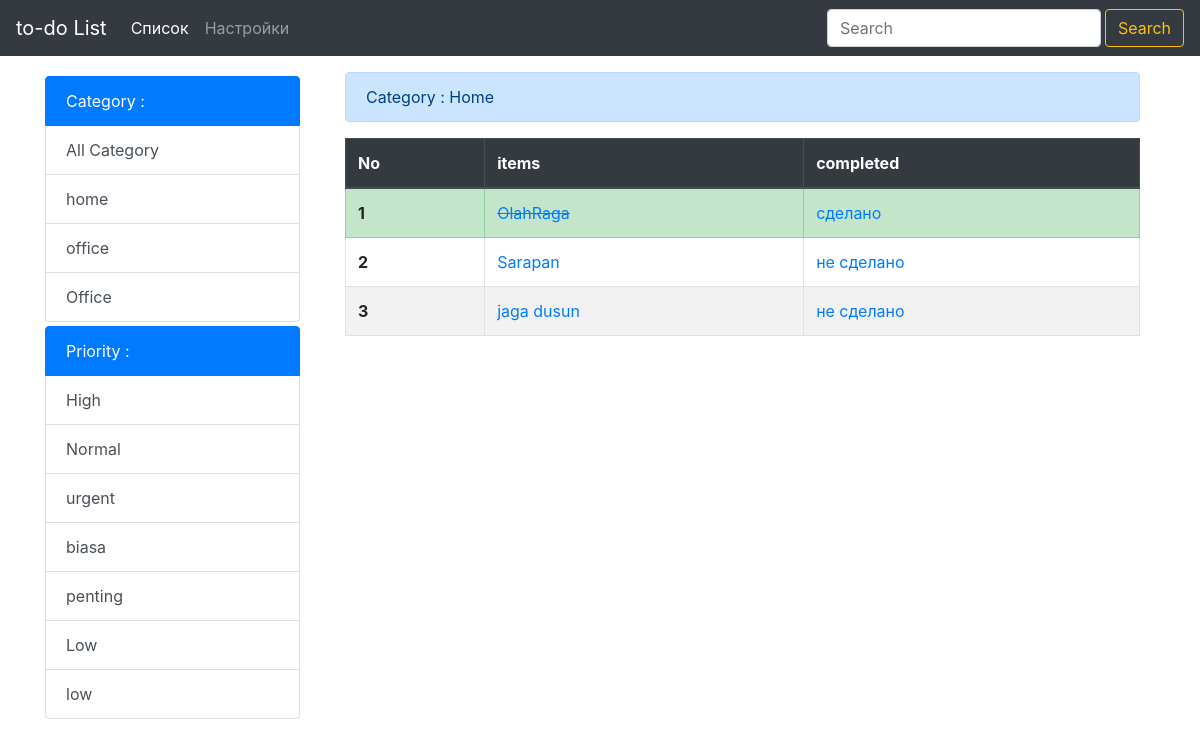
The app's page /list/category/Home, older data.
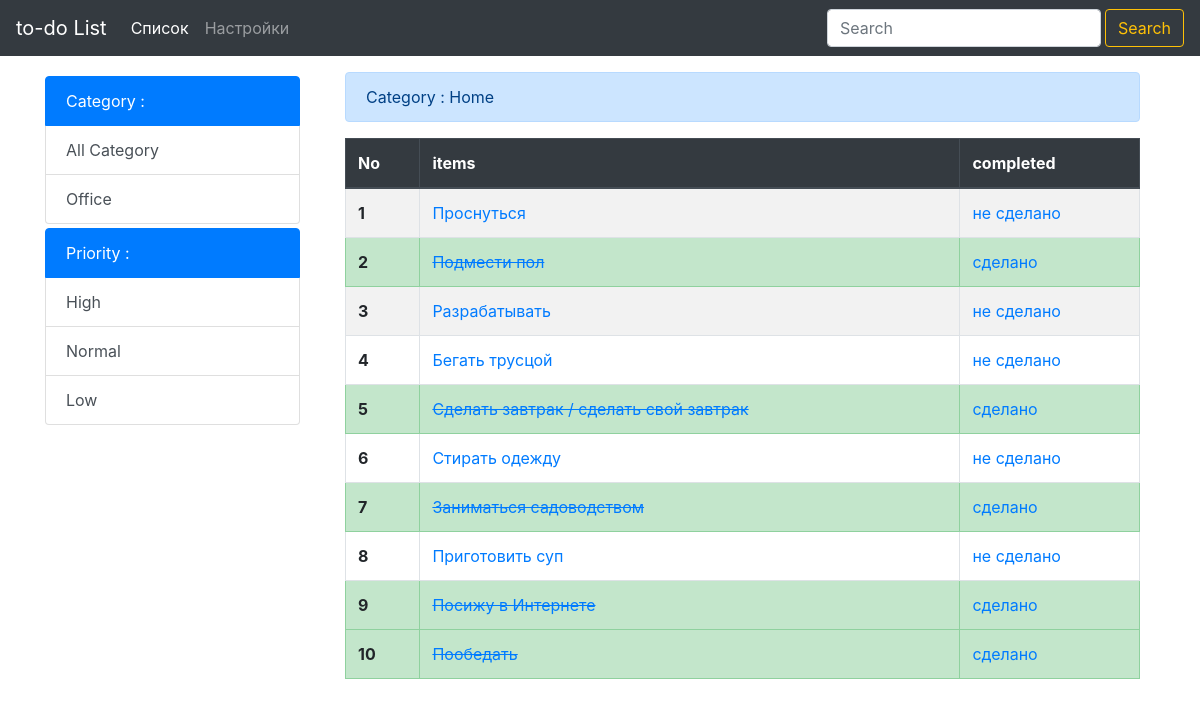
The same page, newer data.
### list/models.py (models this page shows, shortened)
class List(models.Model):
    item = models.CharField(max_length=200)
    completed = models.BooleanField(default=False)
    category = models.CharField(max_length=50, default='')
    priority = models.CharField(max_length=50, default='')
    subitem = models.TextField(max_length=300, default='', blank=True)

### list/views.py (the view)
# urls.py: url('category/(?P<categoryInput>[^/]+)', views.category, name='category'),
def category(request, categoryInput):
    all_items = List.objects.filter(category=categoryInput)
    category_menu = List.objects.values('category').distinct().exclude(category=categoryInput);
    category_judul = categoryInput
    priority_menu = List.objects.values('priority').distinct()
    context = {
        'Title' : 'Category',
        'all_items' : all_items,
        'category_menu': category_menu,
        'category_judul': category_judul,
        'priority_menu': priority_menu,
    }
    return render (request, 'list/category.html',context)

### list/templates/list/category.html (shortened to what this page needs)
{% extends 'base.html' %}
{% block content %}
 <div class="col-sm-3 mb-5 pt-4">
  <div class="list-group mt-1">
    <span class="list-group-item active">
        Category :
    </span>
    <a href="{% url 'list:index' %}" class="list-group-item list-group-item-action d-flex justify-content-between align-items-center"> All Category </a>
    {% for category_list_menu in category_menu %}
   <a href="{% url 'list:category' categoryInput=category_list_menu.category %}" class="list-group-item list-group-item-action d-flex justify-content-between align-items-center"> {{category_list_menu.category}} </a>
   {% endfor %}
  </div>
  <div class="list-group mt-1">
    <span class="list-group-item active">
        Priority :
    </span>
    {% for priority_list_menu in priority_menu %}
    <a href="{% url 'list:priority' priorityInput=priority_list_menu.priority %}" class="list-group-item list-group-item-action d-flex justify-content-between align-items-center"> {{priority_list_menu.priority}} </a>
   {% endfor %}
  </div>
 </div>
   <div class="col-sm-9">
<div class="container pt-4">
        <table class="table table-striped table-hover table-bordered">
        <thead class="thead-dark">
          <tr>
            <th scope="col">No</th>
            <th scope="col">items</th>
            <th scope="col">completed</th>
          </tr>
        </thead>
        <tbody>
            <div class="alert alert-primary" role="alert">
                Category : {{category_judul}}
              </div>
          {% for things in all_items %}
            {% if things.completed %}
                <tr class="table-success">
                  <th scope="row">{{forloop.counter}}</th>
                  <td><a href="{% url 'list:detail' things.id  %}"><s>{{things.item}}</s></a></td>
                  <td><a href="{% url 'list:uncross' things.id  %}">сделано</a></td>
                </tr>
              {% else %}
                <tr>
                  <th scope="row">{{forloop.counter}}</th>
                  <td> <a href="{% url 'list:detail' things.id  %}">{{things.item}}</a> </td>
                  <td><a href="{% url 'list:cross_off' things.id  %}">не сделано</a></td>
                </tr>
              {% endif %}
          {% endfor %}
        </tbody>
      </table>
    </div>
</div>
{% endblock content %}

Row changes from the older to the newer data that the page shows:
now on this page (row edited): List: item "Проснуться"
changed List: item "OlahRaga" → "Подмести пол"
now on this page (row edited): List: item "Разрабатывать"
changed List: item "Sarapan" → "Бегать трусцой"
now on this page (row edited): List: item "Сделать завтрак / сделать свой завтрак"
now on this page (row edited): List: item "Стирать одежду"
now on this page (row edited): List: item "Заниматься садоводством"
changed List: item "jaga dusun" → "Приготовить суп"
now on this page (row edited): List: item "Посижу в Интернете"
now on this page (row edited): List: item "Пообедать"
Text that changed along with them:
{{ category_list_menu.category }}: "office" → "Office"
list line gone: "home"
list line gone: "Office"
list line gone: "urgent"
list line gone: "biasa"
list line gone: "penting"
list line gone: "low"
